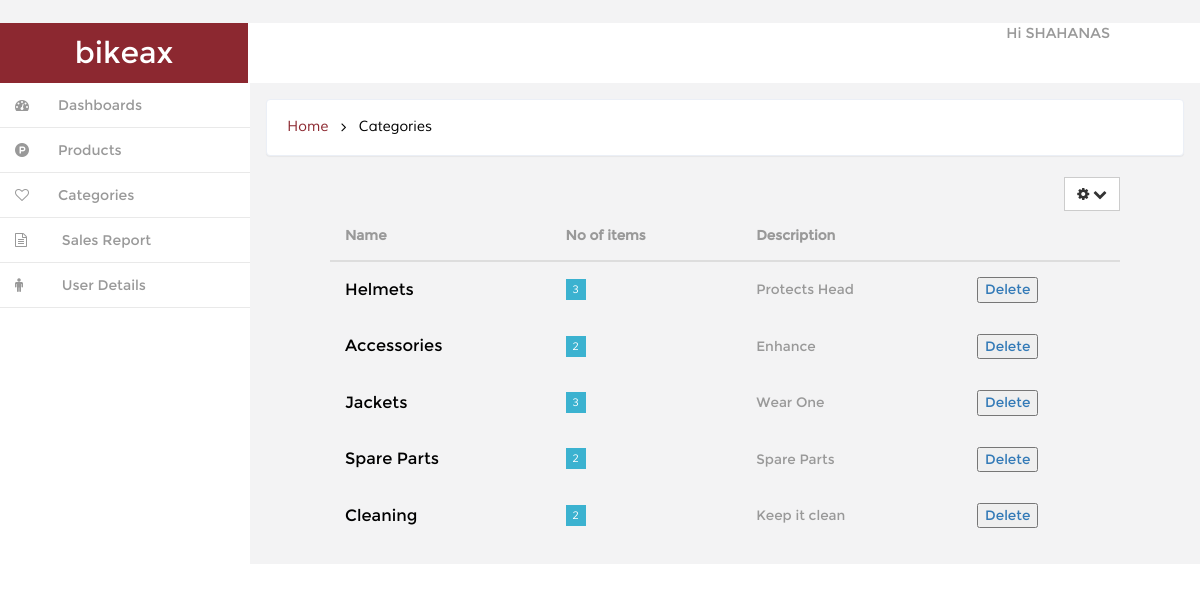
/dashboard/category/ (signed in), run on the app's committed database.
### ecom/models.py (models this page shows, shortened)
class Category(models.Model):
	Name=models.CharField(max_length=30)
	Description=models.TextField(max_length=50)

### ecom/views.py (the view)
# urls.py: url(r'^dashboard/category/$',dashcategory, name="dashcategory"),
@user_passes_test(lambda u:u.is_superuser)
def dashcategory(request):
	items=Category.objects.all()
	return render(request,'backend/category.html' ,{'items':items})

### ecom/context_processor.py (called while the page is built)
def cart(request):
    return {'cart': Cart(request)}

### templates/backend/category.html (shortened to what this page needs)
{% extends 'backend/index.html' %}
{% block breadcrump %} Categories {% endblock %}
{% block contentmain %}
<div style="margin:5px 80px 5px 80px;">
<div class="float-right">
<div class="dropdown">
        <a href="#" title="" class="btn btn-default" data-toggle="dropdown" aria-expanded="false">
            <i class="fa fa-cog icon_8"></i>
            <i class="fa fa-chevron-down icon_8"></i>
        <div class="ripple-wrapper"></div></a>
    </div>
  </div>
  <table class="table">
                       <thead>
                    <tr>
                        <th>Name</th>
                        <th>No of items</th>
                        <th>Description</th>
                        <th></th>
                    </tr>
                    </thead>
                     <tbody>
                     {% for it in items %}
                         <tr class="table-row">
                             <td class="table-text">
                             	<h6>{{ it.Name }}</h6>
                             </td>
                             <td>
                             	<span class="fam">{{ it.product_set.count }}</span>
                             </td>
                             <td class="march">
                                {{ it.Description }}
                             </td>
                              <td >
 							               <a href="{% url 'cato_del' pk=it.pk %}"><button>Delete</button></a>
                             </td>
                         </tr>
                          {% endfor %}
                     </tbody>
                 </table>
            </div>
{% endblock %}

### templates/backend/index.html (shortened to what this page needs)
<!DOCTYPE HTML>
{% load static %}
<html>
<head>
<link href="{% static 'backend/css/bootstrap.min.css'%}"  rel='stylesheet' type='text/css' />
<link href="{% static 'backend/css/style.css'%}" rel='stylesheet' type='text/css' />
<link href="{% static 'backend/css/font-awesome.css'%}" rel="stylesheet">
<link href="{% static 'backend/css/custom.css'%}" rel="stylesheet">
</head>
<body>
<div id="wrapper">
        <nav class="navbar-default navbar-static-top" role="navigation">
             <div class="navbar-header">
	               <h1> <a class="navbar-brand" href="index.html">bikeax</a></h1>
			   </div>
			 <div class=" border-bottom">
		    <div class="drop-men" >
		        <ul class=" nav_1">
					<li class="dropdown" style="margin-right:90px;">
		              <a href="#" class="dropdown-toggle dropdown-at" data-toggle="dropdown">
		              <span class=" name-caret">Hi {{ user }}</span></a>
		            </li>
		        </ul>
		     </div>
			<div class="clearfix">
     </div>
		    <div class="navbar-default sidebar" role="navigation">
                <div class="sidebar-nav navbar-collapse">
                <ul class="nav" id="side-menu">
                    <li>
                        <a href="{% url 'dashboard' %}" class=" hvr-bounce-to-right"><i class="fa fa-dashboard nav_icon "></i><span class="nav-label">Dashboards</span> </a>
                    </li>
                      <li>
                        <a href="{% url 'dashproduct' %}" class=" hvr-bounce-to-right"><i class="fa fa-product-hunt nav_icon "></i><span class="nav-label">Products</span> </a>
                    </li>
                      <li>
                        <a href="{% url 'dashcategory' %}" class=" hvr-bounce-to-right"><i class="fa fa-heart-o nav_icon "></i><span class="nav-label">Categories</span> </a>
                    </li>
					 <li>
                        <a href="{% url 'sales' %}" class=" hvr-bounce-to-right"><i class="fa fa-file-text-o  nav_icon"></i> <span class="nav-label">Sales Report</span> </a>
                    </li>
                    <li>
                        <a href="/user_detail/" class=" hvr-bounce-to-right"><i class="fa fa-male nav_icon"></i> <span class="nav-label">User Details</span> </a>
                    </li>
                </ul>
            </div>
			</div>
        </nav>
        <div id="page-wrapper" class="gray-bg dashbard-1">
       <div class="content-main">
		    <div class="banner">
				<h2>
				<a href="/dashbard/">Home</a>
				<i class="fa fa-angle-right"></i>
				<span>{% block breadcrump %} Dashboard {% endblock %}</span>
				</h2>
		    </div>
		<div class="content-top">
			{% block contentmain %}{% endblock %}
		</div>
			       </div>
						 	       </div>
	       </div>
</body>
</html>

### static/backend/css/style.css (style rules this page uses)
h4, h5, h6, h1, h2, h3 { margin: 0; }
ul, ol { margin: 0;padding: 0; }
html, body { font-family:'Montserrat-Regular'; font-size: 100%; background:#F3F3F4; overflow-x: hidden; }
body a { transition:0.5s all; -webkit-transition:0.5s all; -moz-transition:0.5s all; -o-transition:0.5s all; -ms-transition:0.5s all; }
div#wrapper { background-color: #fff; }
.navbar-default.sidebar { background-color: #fff; }
h1 a.navbar-brand { color: #fff !important; font-size: 30px; font-weight: 500; padding: 20px 0px; background: #8c2830; text-align: center; width:248px; height: 60px; }
i.nav_icon { color: #fff; margin-right:6px; }
.sidebar ul li a { color: #999; font-size:14px; }
.hvr-bounce-to-right { display: inline-block; vertical-align: middle; -webkit-transform: translateZ(0); transform: translateZ(0); box-shadow: 0 0 1px rgba(0, 0, 0, 0); -webkit-backface-visibility: hidden; backface-visibility: hidden; -moz-osx-font-smoothing: grayscale; position: relative; -webkit-transition-property: color; transition-property: color; -webkit-transition-duration: 0.5s; transition-duration: 0.5s; }
.hvr-bounce-to-right:before { content: ""; position: absolute; z-index: -1; top: 0; left: 0; right: 80%; bottom: 0; background:#7f8c8d; -webkit-transform: scaleX(0); transform: scaleX(0); -webkit-transform-origin: 0 50%; transform-origin: 0 50%; -webkit-transition-property: transform; transition-property: transform; -webkit-transition-duration: 0.5s; transition-duration: 0.5s; -webkit-transition-timing-function: ease-out; transition-timing-function: ease-out; }
.nav > li > a { color: #999; font-weight:500; padding: 0px 20px 0px 0px; font-size: 0.85em; border-bottom: 1px solid #E9E9E9; }
.nav > li > a i { margin-right: 14px; }
i.nav_icon { color: #999; padding: 15px; width: 44px; height: 44px; }
@media (min-width: 768px) { #page-wrapper { position: inherit; margin: 0 0 0 240px; min-height: 1000px; } }
a.dropdown-toggle.dropdown-at { border-bottom: none; }
.content-main { background-color: #F3F3F4; padding-top: 1em; }
.border-bottom { background-color: #fff; }
.drop-men { float: right; }
.dropdown-at { padding: 0 !important; position: relative; color: #999; font-size: 0.9em; text-decoration: none ; }
.dropdown, .dropup { display: inline-block; padding:0; }
.banner { background: #fff; display: block; margin: 0em 1em ; padding:1em; border: 1px solid #ebeff6; border-color: #ebeff6; border-radius: 4px; -webkit-border-radius: 4px; -o-border-radius: 4px; -moz-border-radius: 4px; -ms-border-radius: 4px; -webkit-box-shadow: 0 1px 1px rgba(0,0,0,.05); box-shadow: 0 1px 1px rgba(0,0,0,.05); }
.banner h2 { font-size:0.9em; }
.banner h2 a { color:#8c2830; text-decoration:none; font-family: 'Muli-Regular'; padding:0.3em ; }
.banner h2 span { color:#000; font-family: 'Muli-Regular'; padding:0.3em ; }
.banner h2 i { color:#000; vertical-align:middle; padding:0.3em ; }
.content-top { padding: 1em 0; }
.btn { border-radius: 0px; outline: none; }
.table td, .table>tbody>tr>td, .table>tbody>tr>th, .table>tfoot>tr>td, .table>tfoot>tr>th, .table>thead>tr>td, .table>thead>tr>th { padding: 15px !important; font-size: 0.85em; color: #999; border-top: none !important; }
.table-row td { font-size: 1em; padding: 15px 8px 15px !important; line-height: 1.42857143; vertical-align:middle !important; border-top: 1px solid #ddd; }
td.table-text h6 { font-size: 1.2em; color:#000; }
td span { color:#fff; font-size: 0.8em; padding: 4px 7px; font-family: 'Muli-Regular'; }
td span.fam { color:#fff; font-size: 0.8em; padding: 4px 7px; font-family: 'Muli-Regular'; }
td span.fam { background:#3BB2D0; }
.float-right { float: right; }
.table { margin-bottom: 0; }
tr.table-row { border-top: 1px solid #F3F3F4; }

### static/backend/css/custom.css (style rules this page uses)
#wrapper { width: 100%; }
#page-wrapper { min-height: 568px; }
@media (min-width:768px) { #page-wrapper { position: inherit; margin: 0 0 0 250px; } }
.sidebar .sidebar-nav.navbar-collapse { padding-right: 0; padding-left: 0; }
@media (min-width:768px) { .sidebar { z-index: 1; position: absolute; width: 250px; } }

### data on the page
Category: Name "Helmets", product_set.count "3", Description "Protects Head"
Category: Name "Accessories", product_set.count "2", Description "Enhance"
Category: Name "Jackets", product_set.count "3", Description "Wear One"
Category: Name "Spare Parts", product_set.count "2", Description "Spare Parts"
Category: Name "Cleaning", product_set.count "2", Description "Keep it clean"

### other printed values
{{ user }} "SHAHANAS"
